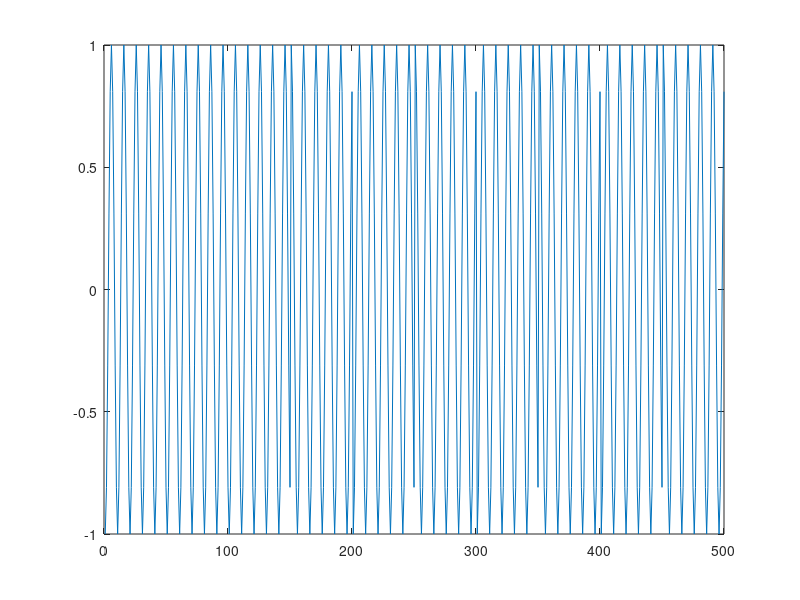

The MATLAB script that drew this image: (Note: this script raises an error after producing the figure.)
%Generating 2DPSK signal
clc
clear all;
close all;
%use orthogonal modulation generate modulated siganl
%You can see the original signal v in the code.
fc=1e4;                                                 %carrier frequency
fs=1e5;                                                 %sample frequency
Rs=2e3;                                                 %symbol rate of digital signal
T=1/fs;                                                 %sample time
L=500;                                                 %length of signal
t=(0:L-1)*T;                                            %time vector
A=1;                                                    %%Ampltitude
v=A*cos(2*pi*1000*t);                                   %modulation signal
xs=sin(2*pi*fc*t);
xc=cos(2*pi*fc*t);

T_dpsk=1/Rs;                                          
a_n=round(rand(1,round(L/(T_dpsk*fs))));
%2psk to 2dpsk
for i=2:length(a_n)
    if a_n(i)==1
        a_n(i)=abs(a_n(i-1)-1);                          %if a_n=1 then 0->1,1->0
    else
        a_n(i)=a_n(i-1);
    end
end
a_n=2*(a_n>0)-1;                                         %turn 0 of a_n to -1
a_dpsk=repmat(a_n,T_dpsk*fs,1);
a_dpsk=a_dpsk(:)';
%stairs(a_dpsk)                                       
I_dpsk=a_dpsk;
Q_dpsk=0;
y_2dpsk=I_dpsk.*xc+Q_dpsk.*xs;
figure(1)
plot(y_2dpsk)

figure(2)
plotSpectral(y_2dpsk,fs)
